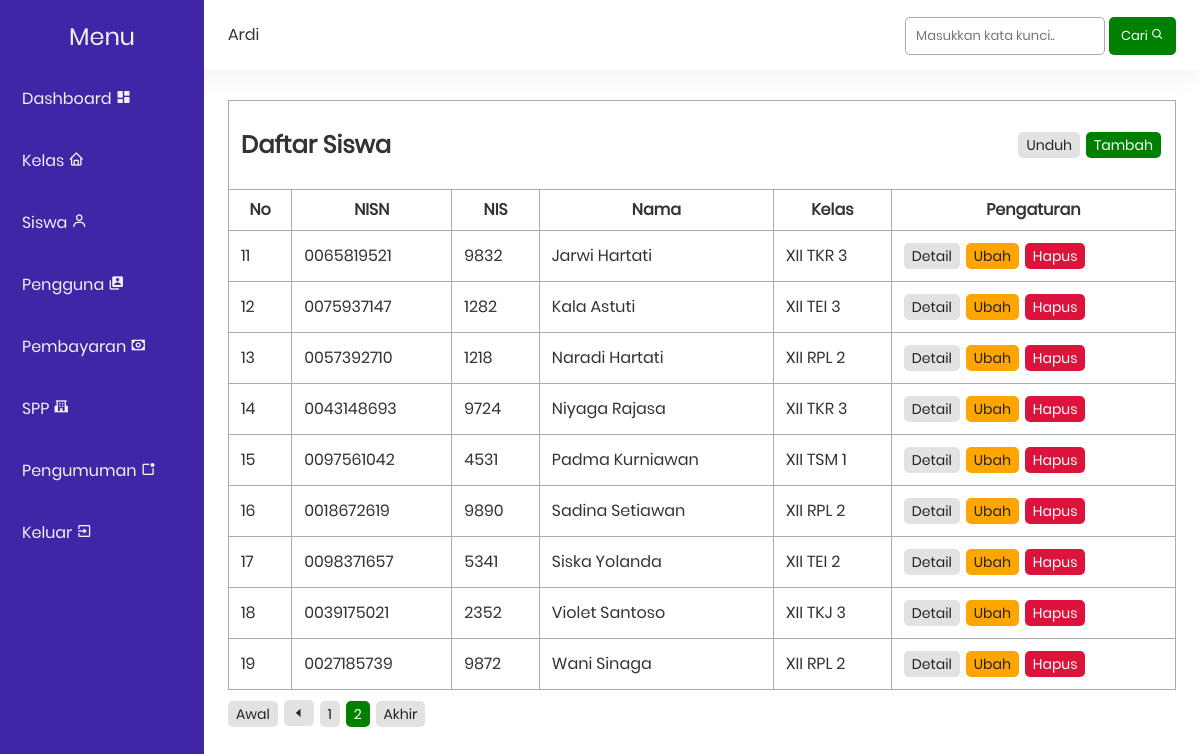
Screenshot of /pages/student/index.php?page=2 (signed in) with the database file from the repository.
### tables this page shows
CREATE TABLE `siswa` (
  `nisn` varchar(10) NOT NULL,
  `nis` varchar(8) NOT NULL,
  `nama` varchar(35) NOT NULL,
  `id_kelas` int(11) NOT NULL,
  `alamat` text NOT NULL,
  `no_telepon` bigint(12) NOT NULL,
  `id_spp` int(11) NOT NULL
);

CREATE TABLE `kelas` (
  `id` int(11) NOT NULL,
  `kelas` varchar(10) NOT NULL,
  `kompetensi_keahlian` varchar(50) NOT NULL
);

### functions.php (called while the page is built, shortened)
<?php
$conn = mysqli_connect("localhost", "root", "", "spp");
function queryPagination($query)
{
    global $conn;
    $result = mysqli_query($conn, $query);
    return mysqli_num_rows($result);
}
function startNumber($activePage, $link)
{
    return 1;
}
function endNumber($activePage, $link, $totalPage)
{
    return $totalPage;
}
function numberData($limit, $curretPage)
{
    return 1 + ($limit * ($curretPage - 1));
}

### pages/student/index.php (the view, shortened to what this page needs)
<?php
include_once('../layout/navbar.php');
include_once('../layout/sidebar.php');
if (isset($_POST['search'])) {
    $keyword = $_POST['keyword'];
} else {
    $keyword = '';
}
$totalData = queryPagination("SELECT * FROM siswa
                            JOIN kelas ON siswa.id_kelas = kelas.id
                            WHERE nama LIKE '%$keyword%' OR
                                nisn LIKE '%$keyword%' OR
                                nis LIKE '%$keyword%' OR
                                alamat LIKE '%$keyword%'
                            ORDER BY nama ASC");
$limit = 10;
$totalPage = ceil($totalData / $limit);
$activePage = (isset($_GET['page'])) ? $_GET['page'] : 1;
$curretPage = $activePage ? $activePage : 1;
$startData = ($activePage * $limit) - $limit;
$link = 2;
$startNumber = startNumber($activePage, $link);
$endNumber = endNumber($activePage, $link, $totalPage);
$siswa = mysqli_query($conn, "SELECT * FROM siswa
                                JOIN kelas ON siswa.id_kelas = kelas.id
                                WHERE nama LIKE '%$keyword%' OR
                                    nisn LIKE '%$keyword%' OR
                                    nis LIKE '%$keyword%' OR
                                    alamat LIKE '%$keyword%'
                                ORDER BY nama ASC
                                LIMIT $startData, $limit");
$no = numberData($limit, $curretPage);
?>
<table class="table">
    <tr>
        <td colspan="10">
            <span id="action">
                <h2>Daftar Siswa</h2>
                <div>
                    <a href="pdf.php" class="badge grey">Unduh</a>
                    <a href="create.php" class="badge green">Tambah</a>
                </div>
            </span>
        </td>
    </tr>
    <tr>
        <th>No</th>
        <th>NISN</th>
        <th>NIS</th>
        <th>Nama</th>
        <th>Kelas</th>
        <th>Pengaturan</th>
    </tr>
    <?php foreach ($siswa as $s) : ?>
        <tr>
            <td><?= $no++; ?></td>
            <td><?= $s['nisn']; ?></td>
            <td><?= $s['nis']; ?></td>
            <td><?= $s['nama']; ?></td>
            <td><?= $s['kelas']; ?></td>
            <td>
                <a href="detail.php?n=<?= $s['nisn'] ?>" class="badge grey">Detail</a>
                <a href="update.php?n=<?= $s['nisn'] ?>" class="badge yellow">Ubah</a>
                <a href="delete.php?n=<?= $s['nisn'] ?>" class="badge red" onclick="return confirm('Apakah yakin menghapus data siswa <?= $s['nama'] ?>?')">Hapus</a>
            </td>
        </tr>
    <?php endforeach; ?>
</table>
<div class="pagination">
    <a href="?page=1" class="badge grey">Awal</a>
    <?php if ($activePage > 1) : ?>
        <a href="?page=<?= $activePage - 1; ?>"><i class='bx bx-caret-left badge grey'></i></a>
    <?php endif; ?>
    <?php for ($i = $startNumber; $i <= $endNumber; $i++) : ?>
        <?php if ($i == $activePage) : ?>
            <a href="?page=<?= $i; ?>" class="badge green"><?= $i; ?></a>
        <?php else : ?>
            <a href="?page=<?= $i; ?>" class="badge grey"><?= $i; ?></a>
        <?php endif; ?>
    <?php endfor; ?>
    <a href="?page=<?= $totalPage; ?>" class="badge grey">Akhir</a>
</div>
<?php include_once('../layout/footer.php'); ?>

### style.css (style rules this page uses)
html, body, div, span, applet, object, iframe, blockquote, pre, abbr, acronym, address, big, cite, code, del, dfn, em, img, ins, kbd, q, s, samp, small, strike, strong, sub, sup, tt, var, b, u, i, a, p, center, dl, dt, dd, ol, ul, li, fieldset, form, label, legend, table, caption, tbody, tfoot, thead, tr, td, article, aside, canvas, details, embed, figure, figcaption, footer, header, hgroup, menu, nav, output, ruby, section, summary, time, mark, audio, video { margin: 0; padding: 0; border: 0; font-size: 100%; font: inherit; vertical-align: baseline; font-family: "Poppins", Arial, Helvetica, sans-serif; }
body { line-height: 1; }
html { scroll-behavior: smooth; }
a { text-decoration: none; }
h1, h2, h3, h4, h5, h6, p, td, th, a, label { color: #333; }
.table { border-collapse: collapse; border-spacing: 10px; width: 100%; }
.table td, .table th { border: 1px solid#aaa; padding: 12px; }
.pagination { margin-top: 10px; }
.badge { padding: 6px 8px; display: inline-block; font-size: 14px; text-align: center; box-sizing: border-box; border-radius: 5px; margin-right: 2px; }
.yellow { color: #222; background-color: orange; }
.red { color: white; background-color: crimson; }
.green { color: white; background-color: green; }
.grey { color: #222; background-color: #e2e2e2; }
#action { display: flex; width: 100%; align-items: center; align-content: center; justify-content: space-between; }

### rows the page displays
siswa: nisn "0065819521", nis "9832", nama "Jarwi Hartati", id_kelas.kelas "XII TKR 3"
siswa: nisn "0075937147", nis "1282", nama "Kala Astuti", id_kelas.kelas "XII TEI 3"
siswa: nisn "0057392710", nis "1218", nama "Naradi Hartati", id_kelas.kelas "XII RPL 2"
siswa: nisn "0043148693", nis "9724", nama "Niyaga Rajasa", id_kelas.kelas "XII TKR 3"
siswa: nisn "0097561042", nis "4531", nama "Padma Kurniawan", id_kelas.kelas "XII TSM 1"
siswa: nisn "0018672619", nis "9890", nama "Sadina Setiawan", id_kelas.kelas "XII RPL 2"
siswa: nisn "0098371657", nis "5341", nama "Siska Yolanda", id_kelas.kelas "XII TEI 2"
siswa: nisn "0039175021", nis "2352", nama "Violet Santoso", id_kelas.kelas "XII TKJ 3"
siswa: nisn "0027185739", nis "9872", nama "Wani Sinaga", id_kelas.kelas "XII RPL 2"

### other values shown
$_SESSION["name"] "Ardi"
